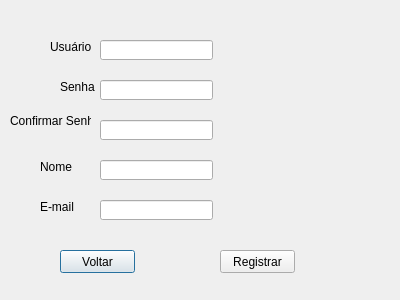
<?xml version="1.0" encoding="UTF-8"?>
<ui version="4.0">
 <class>Registro</class>
 <widget class="QDialog" name="Registro">
  <property name="geometry">
   <rect>
    <x>0</x>
    <y>0</y>
    <width>400</width>
    <height>300</height>
   </rect>
  </property>
  <property name="windowTitle">
   <string>Dialog</string>
  </property>
  <widget class="QLineEdit" name="lineEdit">
   <property name="geometry">
    <rect>
     <x>100</x>
     <y>40</y>
     <width>113</width>
     <height>20</height>
    </rect>
   </property>
  </widget>
  <widget class="QLineEdit" name="lineEdit_2">
   <property name="geometry">
    <rect>
     <x>100</x>
     <y>80</y>
     <width>113</width>
     <height>20</height>
    </rect>
   </property>
  </widget>
  <widget class="QLineEdit" name="lineEdit_3">
   <property name="geometry">
    <rect>
     <x>100</x>
     <y>120</y>
     <width>113</width>
     <height>20</height>
    </rect>
   </property>
  </widget>
  <widget class="QLineEdit" name="lineEdit_4">
   <property name="geometry">
    <rect>
     <x>100</x>
     <y>160</y>
     <width>113</width>
     <height>20</height>
    </rect>
   </property>
  </widget>
  <widget class="QLineEdit" name="lineEdit_5">
   <property name="geometry">
    <rect>
     <x>100</x>
     <y>200</y>
     <width>113</width>
     <height>20</height>
    </rect>
   </property>
  </widget>
  <widget class="QLabel" name="label">
   <property name="geometry">
    <rect>
     <x>50</x>
     <y>40</y>
     <width>47</width>
     <height>13</height>
    </rect>
   </property>
   <property name="text">
    <string>Usuário</string>
   </property>
  </widget>
  <widget class="QLabel" name="label_2">
   <property name="geometry">
    <rect>
     <x>60</x>
     <y>80</y>
     <width>47</width>
     <height>13</height>
    </rect>
   </property>
   <property name="text">
    <string>Senha</string>
   </property>
  </widget>
  <widget class="QLabel" name="label_3">
   <property name="geometry">
    <rect>
     <x>10</x>
     <y>110</y>
     <width>81</width>
     <height>21</height>
    </rect>
   </property>
   <property name="text">
    <string>Confirmar Senha</string>
   </property>
  </widget>
  <widget class="QLabel" name="label_4">
   <property name="geometry">
    <rect>
     <x>40</x>
     <y>160</y>
     <width>47</width>
     <height>13</height>
    </rect>
   </property>
   <property name="text">
    <string>Nome</string>
   </property>
  </widget>
  <widget class="QLabel" name="label_5">
   <property name="geometry">
    <rect>
     <x>40</x>
     <y>200</y>
     <width>47</width>
     <height>13</height>
    </rect>
   </property>
   <property name="text">
    <string>E-mail</string>
   </property>
  </widget>
  <widget class="QPushButton" name="pushButton">
   <property name="geometry">
    <rect>
     <x>60</x>
     <y>250</y>
     <width>75</width>
     <height>23</height>
    </rect>
   </property>
   <property name="text">
    <string>Voltar</string>
   </property>
  </widget>
  <widget class="QPushButton" name="pushButton_2">
   <property name="geometry">
    <rect>
     <x>220</x>
     <y>250</y>
     <width>75</width>
     <height>23</height>
    </rect>
   </property>
   <property name="text">
    <string>Registrar</string>
   </property>
  </widget>
 </widget>
 <resources/>
 <connections/>
</ui>
